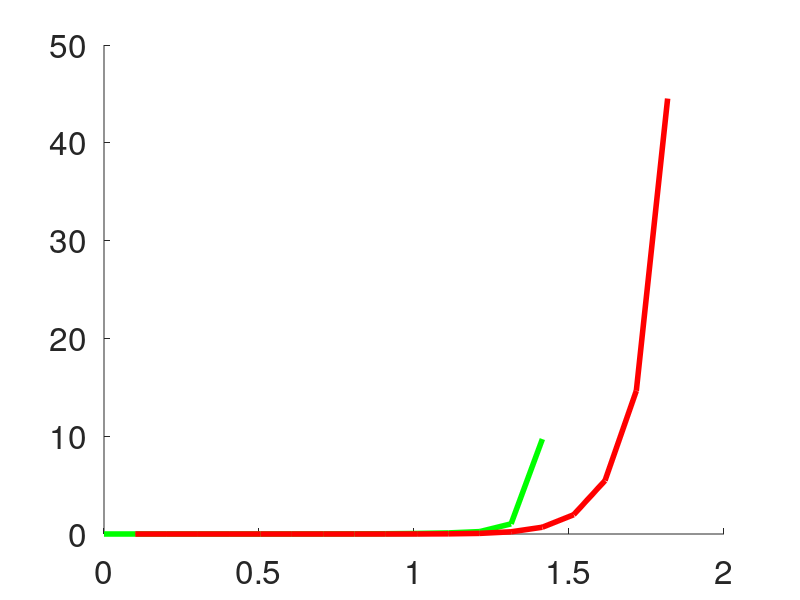

Write MATLAB code to recreate this figure. (Note: this script raises an error after producing the figure.)
figure;
axes('FontSize',24);
hold on

load gap_500
N=500;
gap=epsilon_s_mat(:,N-1);
I=imag(gap)~=0;
plot(s_vec(imag(gap)==0),N^2*abs(real(gap(imag(gap)==0))),'g','LineWidth',4);

load gap_1000
N=1000;
gap=epsilon_s_mat(:,N-1);
I=imag(gap)~=0;
plot(s_vec(imag(gap)==0),N^2*abs(real(gap(imag(gap)==0))),'r','LineWidth',4);

load('disorder_N_3000_full.mat')
gap=epsilon_s_mat(:,N-1);
% gap2=epsilon_s_mat(:,N-2);
I=imag(gap)~=0;

plot(s_vec(imag(gap)==0),N^2*abs(real(gap(imag(gap)==0))),'LineWidth',4);


load gap_500
N=500;
gap=epsilon_s_mat(:,N-1);
I=imag(gap)~=0;
I=I(10:end);
plot(s_vec(I),N^2*abs(real(gap(I))),'g--','LineWidth',4);


load gap_1000
N=1000;
gap=epsilon_s_mat(:,N-1);
I=imag(gap)~=0;
I=I(4:end);
plot(s_vec(I),N^2*abs(real(gap(I))),'r--','LineWidth',4);


load('disorder_N_3000_full.mat')
gap=epsilon_s_mat(:,N-1);
% gap2=epsilon_s_mat(:,N-2);
I=imag(gap)~=0;
I=I(4:end);
plot(s_vec(I),N^2*abs(real(gap(I))),'--','LineWidth',4);

plot(s_vec,4*pi^2*cosh(s_vec/2),'k','LineWidth',2);
plot(s_vec,2*pi^2*exp(s_vec/2-s_1_2)*cosh(sigma/2),'c','LineWidth',2)

plot(s_vec([10,20,27,40]),-N^2*real(gap([10,20,27,40])),'gd','MarkerFaceColor','g','LineWidth',2)


plot([s_1_2 s_1_2],[0 800],'--k','LineWidth',2)
plot([s_1 s_1],[0 800],'--k','LineWidth',2)
plot([s_2 s_2],[0 800],'--k','LineWidth',2)
plot([sigma sigma],[0 800],'--k','LineWidth',2)
xlabel('s');
ylabel('N^2\Delta_{\lambda}');
legend(['N=500 ';...
        'N=1000';...
        'N=3000'])
axis([0 7 0 800]);
% print(gcf, '-depsc2', ['/Users/danielhurowitz/PROJ/NEG/Figs/gap_s_N.eps'])
%%
figure;
axes('FontSize',24);
hold on

load gap_500
N=500;
gap=epsilon_s_mat(:,N-1);
I=imag(gap)~=0;
plot(s_vec(imag(gap)==0),N*abs(real(gap(imag(gap)==0))),'g','LineWidth',4);

load gap_1000
N=1000;
gap=epsilon_s_mat(:,N-1);
I=imag(gap)~=0;
plot(s_vec(imag(gap)==0),N*abs(real(gap(imag(gap)==0))),'r','LineWidth',4);

load('disorder_N_3000_full.mat')
gap=epsilon_s_mat(:,N-1);
% gap2=epsilon_s_mat(:,N-2);
I=imag(gap)~=0;

plot(s_vec(imag(gap)==0),N*abs(real(gap(imag(gap)==0))),'LineWidth',4);


load gap_500
N=500;
gap=epsilon_s_mat(:,N-1);
I=imag(gap)~=0;
I=I(10:end);
plot(s_vec(I),N*abs(real(gap(I))),'g--','LineWidth',4);


load gap_1000
N=1000;
gap=epsilon_s_mat(:,N-1);
I=imag(gap)~=0;
I=I(4:end);
plot(s_vec(I),N*abs(real(gap(I))),'r--','LineWidth',4);


load('disorder_N_3000_full.mat')
gap=epsilon_s_mat(:,N-1);
% gap2=epsilon_s_mat(:,N-2);
I=imag(gap)~=0;
I=I(4:end);
plot(s_vec(I),N*abs(real(gap(I))),'--','LineWidth',4);

% plot(s_vec,4*pi^2*cosh(s_vec/2),'k','LineWidth',2);

plot(s_vec([10,20,27,40]),-N*real(gap([10,20,27,40])),'gd','MarkerFaceColor','g','LineWidth',2)


plot([s_1_2 s_1_2],[0 800],'--k','LineWidth',2)
plot([s_1 s_1],[0 800],'--k','LineWidth',2)
plot([s_2 s_2],[0 800],'--k','LineWidth',2)
plot([sigma sigma],[0 800],'--k','LineWidth',2)
xlabel('s');
ylabel('N\Delta_{\lambda}');
legend(['N=500 ';...
        'N=1000';...
        'N=3000'])
axis([0 7 0 1]);
% print(gcf, '-depsc2', ['/Users/danielhurowitz/PROJ/NEG/Figs/gap_s_N.eps'])
%%

figure;
axes('FontSize',24);
hold on
grid on
% plot(s_vec(imag(gap)==0),abs(real(gap(imag(gap)==0))),'b','LineWidth',4);
% plot(s_vec(imag(gap)~=0),abs(real(gap(imag(gap)~=0))),'--b','LineWidth',4);
plot(s_vec,Diffusion*4*pi^2*N^2,'g','LineWidth',4);
plot(s_vec,abs(real(gap))*N^2,'--','LineWidth',4);
% plot(s_vec,1./(rho_0*N),'--r')
plot(s_vec,4*pi^2*cosh(s_vec/2),'k','LineWidth',2);

% plot(s_vec([10,20,27,40]),-N*real(gap([10,20,27,40])),'gd','MarkerFaceColor','g','LineWidth',2)
% plot(s_vec,1/sigma*(((s_vec+sigma)/2).^2-((s_vec-sigma)/2).^2)/2/N,'g')
% plot(s_vec,1./(exp(-s_vec/2).*sinh(sigma/2)/sigma),'g');
% plot(s_vec,sigma^2*pi^2*exp(s_vec/2)/sinh(sigma/2)/2/N^2,'r');
% plot(s_vec,sigma^2*pi^2*exp(s_vec/2)*coth(sigma/2)/sinh(sigma/2)/N^2/2,'g')
plot(s_vec,2*pi^2*exp(s_vec/2-s_1_2)*cosh(sigma/2),'r','LineWidth',2)
% plot(s_vec,2*pi^2*exp((s_vec/2-s_1_2))*tanh(sigma/2)/N^2,'c')

plot([s_1_2 s_1_2],[0 N^2*max(abs(real(gap)))],'--k','LineWidth',2)
plot([s_1 s_1],[0 N^2*max(abs(real(gap)))],'--k','LineWidth',2)
plot([s_2 s_2],[0 N^2*max(abs(real(gap)))],'--k','LineWidth',2)
plot([sigma sigma],[0 N^2*max(abs(real(gap)))],'--k','LineWidth',2)
xlabel('s');
ylabel('N^2\Gamma');
legend({'4\pi^2D';...
        'N^2 Re[\lambda_1]';...
        'Clean ring';...
        'Log-box'})
axis([0 7 0 700]);
% axtype(3)